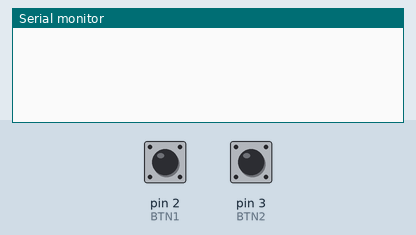
The sketch below on a simulated Arduino Uno, built with avr-gcc and run on an emulated ATmega328P. On the bench: the last lines printed to the serial monitor. The inputs (shaded band) are chosen by the test bench; at power-on: pin 2 (BTN1) HIGH, pin 3 (BTN2) HIGH.

Above: at 1.2 s.
1.3 s: pin 2 (BTN1) pulled LOW for 0.15 s
At 1.7 s:
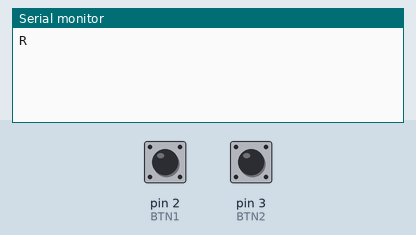
2.9 s: pin 3 (BTN2) pulled LOW for 0.15 s
At 4.1 s:
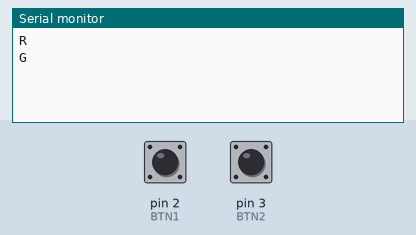

Measured:
- after the input at 1.3 s, the serial monitor: prints a new line at once (image 1)
- after the input at 2.9 s, the serial monitor: prints a new line at once (image 2)

The sketch:

arduino1.ino
```cpp
// Arduino 1
const int BTN1 = 2;
const int BTN2 = 3;
const int TX   = 1;

void setup() {

  DDRD &= ~((1 << BTN1) | (1 << BTN2));  // set as input
  PORTD |= (1 << BTN1) | (1 << BTN2); // pull-ups

  DDRD |= (1 << TX); // add tx as output

  Serial.begin(9600);
}

void loop() {
  if (!(PIND & (1 << BTN1)))
  {
    Serial.println('R'); // send 'R'
    delay(200); // debounce
  }
  else if (!(PIND & (1 << BTN2)))
  {
    Serial.println('G'); // send 'G'
    delay(200); // debounce
  }
}
```
